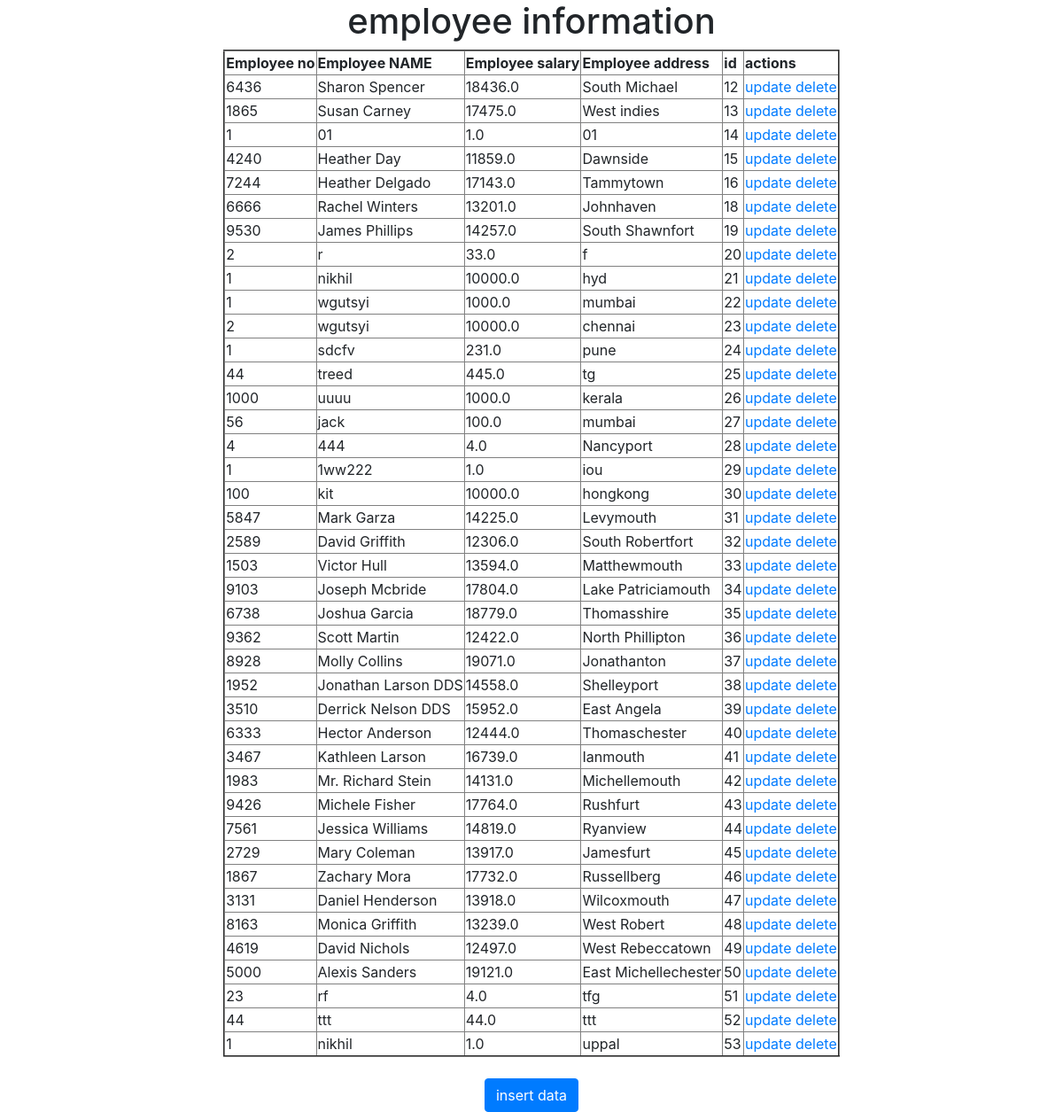
The page / on the database its author committed.
### testapp/models.py (models this page shows)
class Employee(models.Model):
    eno=models.IntegerField()
    ename=models.CharField(max_length=30)
    esal=models.FloatField()
    eaddr=models.CharField(max_length=30)

### testapp/views.py (the view)
# urls.py: path('', views.retrieve_view),
def retrieve_view(request):
    employees=Employee.objects.all()
    return render(request,'testapp/index.html',{'employees':employees})

### templates/testapp/index.html
<!DOCTYPE html>
{% extends 'testapp/base.html' %}
{% block body_block %}
<h1>employee information</h1>
<table border="2">
  <thead>
  <th>Employee no</th>
    <th>Employee NAME</th>
      <th>Employee salary</th>
      <th>Employee address</th>
      <th>id</th>
    <th>actions</th>
  </thead>
  {% for emp in employees %}
  <tr>
    <td>{{emp.eno}}</td>
      <td>{{emp.ename}}</td>
        <td>{{emp.esal}}</td>
          <td>{{emp.eaddr}}</td>
          <td>{{emp.id}}</td>
          <td><a href="/update/{{emp.id}}">update</a> <a href="/delete/{{emp.id}}">delete</a></td>
  </tr>
  {% endfor %}
</table>
<br>
<a href="/create" class="btn btn-large btn-primary" role="button">insert data</a>
{% endblock %}

### templates/testapp/base.html (shortened to what this page needs)
<!DOCTYPE html>
<html lang="en" dir="ltr">
  <head>
      <link rel="stylesheet" href="https://stackpath.bootstrapcdn.com/bootstrap/4.5.0/css/bootstrap.min.css">
  </head>
  <body>
    <div class="container" align='center'>
      {% block body_block %}
      {% endblock %}
    </div>
  </body>
</html>

### rows shown on the page
Employee: eno "6436", ename "Sharon Spencer", esal "18436.0", eaddr "South Michael", id "12"
Employee: eno "1865", ename "Susan Carney", esal "17475.0", eaddr "West indies", id "13"
Employee: eno "1", ename "01", esal "1.0", eaddr "01", id "14"
Employee: eno "4240", ename "Heather Day", esal "11859.0", eaddr "Dawnside", id "15"
Employee: eno "7244", ename "Heather Delgado", esal "17143.0", eaddr "Tammytown", id "16"
Employee: eno "6666", ename "Rachel Winters", esal "13201.0", eaddr "Johnhaven", id "18"
Employee: eno "9530", ename "James Phillips", esal "14257.0", eaddr "South Shawnfort", id "19"
Employee: eno "2", ename "r", esal "33.0", eaddr "f", id "20"
Employee: eno "1", ename "nikhil", esal "10000.0", eaddr "hyd", id "21"
Employee: eno "1", ename "wgutsyi", esal "1000.0", eaddr "mumbai", id "22"
Employee: eno "2", ename "wgutsyi", esal "10000.0", eaddr "chennai", id "23"
Employee: eno "1", ename "sdcfv", esal "231.0", eaddr "pune", id "24"
Employee: eno "44", ename "treed", esal "445.0", eaddr "tg", id "25"
Employee: eno "1000", ename "uuuu", esal "1000.0", eaddr "kerala", id "26"
Employee: eno "56", ename "jack", esal "100.0", eaddr "mumbai", id "27"
Employee: eno "4", ename "444", esal "4.0", eaddr "Nancyport", id "28"
Employee: eno "1", ename "1ww222", esal "1.0", eaddr "iou", id "29"
Employee: eno "100", ename "kit", esal "10000.0", eaddr "hongkong", id "30"
Employee: eno "5847", ename "Mark Garza", esal "14225.0", eaddr "Levymouth", id "31"
Employee: eno "2589", ename "David Griffith", esal "12306.0", eaddr "South Robertfort", id "32"
Employee: eno "1503", ename "Victor Hull", esal "13594.0", eaddr "Matthewmouth", id "33"
Employee: eno "9103", ename "Joseph Mcbride", esal "17804.0", eaddr "Lake Patriciamouth", id "34"
Employee: eno "6738", ename "Joshua Garcia", esal "18779.0", eaddr "Thomasshire", id "35"
Employee: eno "9362", ename "Scott Martin", esal "12422.0", eaddr "North Phillipton", id "36"
Employee: eno "8928", ename "Molly Collins", esal "19071.0", eaddr "Jonathanton", id "37"
Employee: eno "1952", ename "Jonathan Larson DDS", esal "14558.0", eaddr "Shelleyport", id "38"
Employee: eno "3510", ename "Derrick Nelson DDS", esal "15952.0", eaddr "East Angela", id "39"
Employee: eno "6333", ename "Hector Anderson", esal "12444.0", eaddr "Thomaschester", id "40"
Employee: eno "3467", ename "Kathleen Larson", esal "16739.0", eaddr "Ianmouth", id "41"
Employee: eno "1983", ename "Mr. Richard Stein", esal "14131.0", eaddr "Michellemouth", id "42"
Employee: eno "9426", ename "Michele Fisher", esal "17764.0", eaddr "Rushfurt", id "43"
Employee: eno "7561", ename "Jessica Williams", esal "14819.0", eaddr "Ryanview", id "44"
Employee: eno "2729", ename "Mary Coleman", esal "13917.0", eaddr "Jamesfurt", id "45"
Employee: eno "1867", ename "Zachary Mora", esal "17732.0", eaddr "Russellberg", id "46"
Employee: eno "3131", ename "Daniel Henderson", esal "13918.0", eaddr "Wilcoxmouth", id "47"
Employee: eno "8163", ename "Monica Griffith", esal "13239.0", eaddr "West Robert", id "48"
Employee: eno "4619", ename "David Nichols", esal "12497.0", eaddr "West Rebeccatown", id "49"
Employee: eno "5000", ename "Alexis Sanders", esal "19121.0", eaddr "East Michellechester", id "50"
Employee: eno "23", ename "rf", esal "4.0", eaddr "tfg", id "51"
Employee: eno "44", ename "ttt", esal "44.0", eaddr "ttt", id "52"
Employee: eno "1", ename "nikhil", esal "1.0", eaddr "uppal", id "53"
